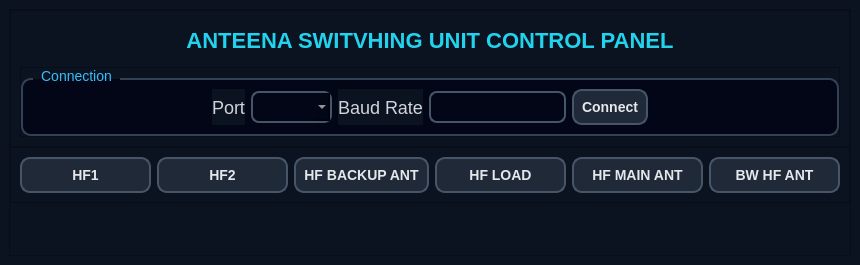
<?xml version="1.0" encoding="UTF-8"?>
<ui version="4.0">
 <class>MainWindow</class>
 <widget class="QMainWindow" name="MainWindow">
  <property name="geometry">
   <rect>
    <x>0</x>
    <y>0</y>
    <width>860</width>
    <height>265</height>
   </rect>
  </property>
  <property name="windowTitle">
   <string>MainWindow</string>
  </property>
  <property name="styleSheet">
   <string notr="true">/* Main Background */
QMainWindow {
    background-color: #0b1220;
}

QWidget {
    background-color: #0b1220;
    color: #d1d5db;
    font-family: Segoe UI;
    font-size: 14px;
}

/* Title */
QLabel#titleLabel {
    font-size: 22px;
    font-weight: bold;
    color: #22d3ee;   /* soft cyan */
    padding: 8px;
}

/* Section Labels */
QLabel#sectionLabel {
    font-size: 15px;
    font-weight: bold;
    color: #60a5fa;   /* light blue */
}

/* Group Box */
QGroupBox {
    border: 1.5px solid #334155;
    border-radius: 10px;
    margin-top: 10px;
    background-color: #020617;
}

QGroupBox::title {
    subcontrol-origin: margin;
    left: 12px;
    padding: 0 6px;
    color: #38bdf8;
}

/* Buttons */
QPushButton {
    background-color: #1f2937;
    border: 1.5px solid #475569;
    border-radius: 10px;
    padding: 8px;
    color: #e5e7eb;
    font-weight: 500;
}

QPushButton:hover {
    background-color: #334155;
    border: 1.5px solid #38bdf8;
}

QPushButton:pressed {
    background-color: #1d4ed8;
}

/* ACTIVE BUTTON (antenna selected) */
QPushButton:checked {
    background-color: #2563eb;   /* blue */
    color: white;
    border: 2px solid #60a5fa;
}

/* ComboBox */
QComboBox {
    background-color: #020617;
    border: 1.5px solid #475569;
    border-radius: 8px;
    padding: 5px;
    color: #e5e7eb;
}

QComboBox:hover {
    border: 1.5px solid #38bdf8;
}

QComboBox:focus {
    border: 1.5px solid #2563eb;
}

/* Dropdown */
QComboBox QAbstractItemView {
    background-color: #020617;
    border: 1px solid #475569;
    selection-background-color: #2563eb;
    selection-color: white;
}

/* Line Edit */
QLineEdit {
    background-color: #020617;
    border: 1.5px solid #475569;
    border-radius: 8px;
    padding: 5px;
    color: #e5e7eb;
}

QLineEdit:focus {
    border: 1.5px solid #2563eb;
}

/* General Labels */
QLabel {
    color: #d1d5db;
font:18px;
}</string>
  </property>
  <widget class="QWidget" name="centralwidget">
   <layout class="QVBoxLayout" name="verticalLayout">
    <item>
     <widget class="QFrame" name="frame">
      <property name="frameShape">
       <enum>QFrame::StyledPanel</enum>
      </property>
      <property name="frameShadow">
       <enum>QFrame::Raised</enum>
      </property>
      <layout class="QVBoxLayout" name="verticalLayout_2">
       <property name="spacing">
        <number>0</number>
       </property>
       <property name="leftMargin">
        <number>0</number>
       </property>
       <property name="topMargin">
        <number>0</number>
       </property>
       <property name="rightMargin">
        <number>0</number>
       </property>
       <property name="bottomMargin">
        <number>0</number>
       </property>
       <item>
        <widget class="QFrame" name="PB_">
         <property name="sizePolicy">
          <sizepolicy hsizetype="Preferred" vsizetype="Fixed">
           <horstretch>0</horstretch>
           <verstretch>0</verstretch>
          </sizepolicy>
         </property>
         <property name="frameShape">
          <enum>QFrame::StyledPanel</enum>
         </property>
         <property name="frameShadow">
          <enum>QFrame::Raised</enum>
         </property>
         <layout class="QVBoxLayout" name="verticalLayout_3">
          <item>
           <widget class="QLabel" name="titleLabel">
            <property name="sizePolicy">
             <sizepolicy hsizetype="Preferred" vsizetype="Fixed">
              <horstretch>0</horstretch>
              <verstretch>0</verstretch>
             </sizepolicy>
            </property>
            <property name="text">
             <string>ANTEENA SWITVHING UNIT CONTROL PANEL</string>
            </property>
            <property name="alignment">
             <set>Qt::AlignCenter</set>
            </property>
           </widget>
          </item>
          <item>
           <widget class="QFrame" name="frame_3">
            <property name="frameShape">
             <enum>QFrame::StyledPanel</enum>
            </property>
            <property name="frameShadow">
             <enum>QFrame::Raised</enum>
            </property>
            <layout class="QVBoxLayout" name="verticalLayout_4">
             <property name="spacing">
              <number>0</number>
             </property>
             <property name="leftMargin">
              <number>0</number>
             </property>
             <property name="topMargin">
              <number>0</number>
             </property>
             <property name="rightMargin">
              <number>0</number>
             </property>
             <property name="bottomMargin">
              <number>0</number>
             </property>
             <item>
              <widget class="QGroupBox" name="groupBox">
               <property name="title">
                <string>Connection</string>
               </property>
               <layout class="QHBoxLayout" name="horizontalLayout_2">
                <item>
                 <spacer name="horizontalSpacer_2">
                  <property name="orientation">
                   <enum>Qt::Horizontal</enum>
                  </property>
                  <property name="sizeHint" stdset="0">
                   <size>
                    <width>40</width>
                    <height>20</height>
                   </size>
                  </property>
                 </spacer>
                </item>
                <item>
                 <widget class="QLabel" name="label">
                  <property name="font">
                   <font>
                    <family>Segoe UI</family>
                    <pointsize>-1</pointsize>
                    <weight>50</weight>
                    <italic>false</italic>
                    <bold>false</bold>
                   </font>
                  </property>
                  <property name="text">
                   <string>Port</string>
                  </property>
                 </widget>
                </item>
                <item>
                 <widget class="QComboBox" name="CB_Portlist"/>
                </item>
                <item>
                 <widget class="QLabel" name="label_2">
                  <property name="text">
                   <string>Baud Rate</string>
                  </property>
                 </widget>
                </item>
                <item>
                 <widget class="QLineEdit" name="LE_BaudRate">
                  <property name="sizePolicy">
                   <sizepolicy hsizetype="Preferred" vsizetype="Fixed">
                    <horstretch>0</horstretch>
                    <verstretch>0</verstretch>
                   </sizepolicy>
                  </property>
                 </widget>
                </item>
                <item>
                 <widget class="QPushButton" name="PB_Connect">
                  <property name="text">
                   <string>Connect</string>
                  </property>
                 </widget>
                </item>
                <item>
                 <spacer name="horizontalSpacer">
                  <property name="orientation">
                   <enum>Qt::Horizontal</enum>
                  </property>
                  <property name="sizeHint" stdset="0">
                   <size>
                    <width>40</width>
                    <height>20</height>
                   </size>
                  </property>
                 </spacer>
                </item>
               </layout>
              </widget>
             </item>
            </layout>
           </widget>
          </item>
         </layout>
        </widget>
       </item>
       <item>
        <widget class="QFrame" name="frame_2">
         <property name="frameShape">
          <enum>QFrame::StyledPanel</enum>
         </property>
         <property name="frameShadow">
          <enum>QFrame::Raised</enum>
         </property>
         <layout class="QHBoxLayout" name="horizontalLayout">
          <item>
           <widget class="QPushButton" name="PB_HF1">
            <property name="text">
             <string>HF1</string>
            </property>
           </widget>
          </item>
          <item>
           <widget class="QPushButton" name="PB_HF2">
            <property name="text">
             <string>HF2</string>
            </property>
           </widget>
          </item>
          <item>
           <widget class="QPushButton" name="PB_HF_BACKUP_ANT">
            <property name="font">
             <font>
              <family>Segoe UI</family>
              <pointsize>-1</pointsize>
              <weight>62</weight>
              <bold>true</bold>
             </font>
            </property>
            <property name="text">
             <string>HF BACKUP ANT</string>
            </property>
           </widget>
          </item>
          <item>
           <widget class="QPushButton" name="PB_HF_Load">
            <property name="text">
             <string>HF LOAD</string>
            </property>
           </widget>
          </item>
          <item>
           <widget class="QPushButton" name="PB_HF_MAIN_ANT">
            <property name="text">
             <string>HF MAIN ANT</string>
            </property>
           </widget>
          </item>
          <item>
           <widget class="QPushButton" name="PB_BW_HF_ANT">
            <property name="text">
             <string>BW HF ANT</string>
            </property>
           </widget>
          </item>
         </layout>
        </widget>
       </item>
       <item>
        <spacer name="verticalSpacer">
         <property name="orientation">
          <enum>Qt::Vertical</enum>
         </property>
         <property name="sizeHint" stdset="0">
          <size>
           <width>20</width>
           <height>40</height>
          </size>
         </property>
        </spacer>
       </item>
      </layout>
     </widget>
    </item>
   </layout>
  </widget>
 </widget>
 <resources/>
 <connections/>
</ui>
